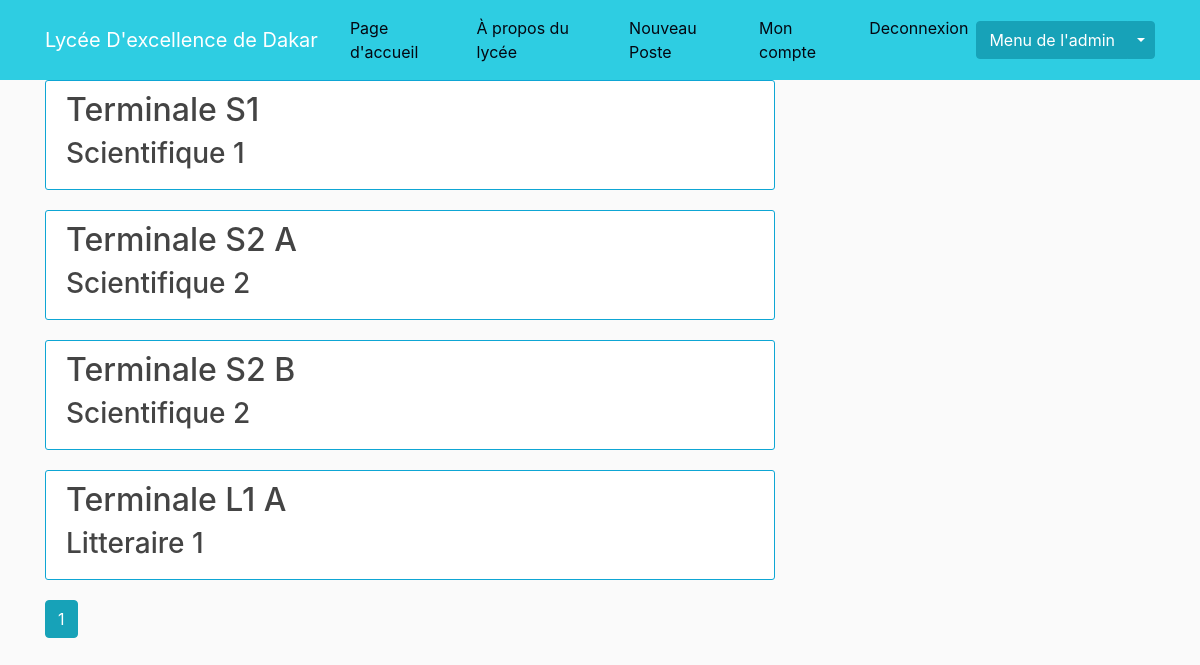
/all_classe (signed in), run on the app's committed database.
### school/models.py (models this page shows, shortened)
class Classe(db.Model):
    id = db.Column(db.Integer, primary_key=True)
    nom_classe = db.Column(db.String(100), nullable=False)
    serie = db.Column(db.String(100), nullable=False)
    students = db.relationship('Student', backref='classezer', lazy=True)

### school/routes.py (the view)
@app.route("/all_classe")
@login_required
def all_classe():
    page = request.args.get('page', 1, type=int)
    classes = Classe.query.paginate(page=page, per_page=5)
    return render_template('all_classe.html', classes=classes)

### school/models.py (called while the page is built)
@login_manager.user_loader
def load_user(user_id):
    return User.query.get(int(user_id))

### school/templates/all_classe.html
{% extends "layout.html" %}
{% block content %}
    {% for classe in classes.items %}
        <article class="media content-section">
          <div class="media-body">
            <h2><a class="article-title" href="{{ url_for('classe', classe_id=classe.id) }}">{{ classe.nom_classe }}</a></h2>
            <h3><a class="article-title" href="{{ url_for('classe', classe_id=classe.id) }}">{{ classe.serie }}</a></h3>
          </div>
        </article>
    {% endfor %}
    {% for page_num in classes.iter_pages(left_edge=1, right_edge=1, left_current=1, right_current=2) %}
      {% if page_num %}
        {% if classes.page == page_num %}
          <a class="btn btn-info mb-4" href="{{ url_for('all_classe', page=page_num) }}">{{ page_num }}</a>
        {% else %}
          <a class="btn btn-outline-info mb-4" href="{{ url_for('all_classe', page=page_num) }}">{{ page_num }}</a>
        {% endif %}
      {% else %}
        ...
      {% endif %}
    {% endfor %}
{% endblock content %}

### school/static/main.css (style rules this page uses)
body { background: #fafafa; color: #333333; margin-top: 5rem; }
h1, h2, h3, h4, h5, h6 { color: #444444; }
.content-section { background: #ffffff; padding: 10px 20px; border: 1px solid #0ea6d4; border-radius: 3px; margin-bottom: 20px; }
.article-title { color: #444444; }

### data on the page
Classe: nom_classe "Terminale S1", serie "Scientifique 1"
Classe: nom_classe "Terminale S2 A", serie "Scientifique 2"
Classe: nom_classe "Terminale S2 B", serie "Scientifique 2"
Classe: nom_classe "Terminale L1 A", serie "Litteraire 1"

### other printed values
{{ page_num }} "1"
